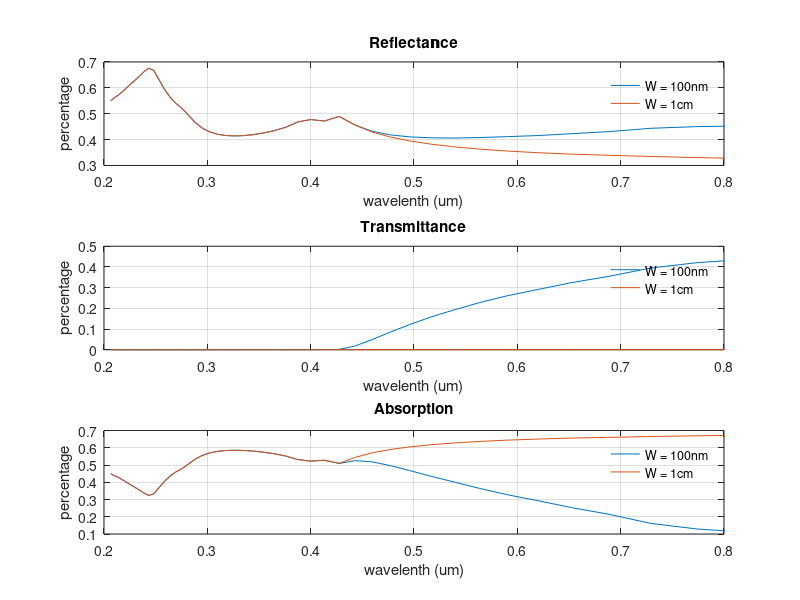

Recreate this plot in MATLAB.
clc; clearvars; close all;

%% Data import
W = [100e-9 1e-2]; % films having thicknesses of  100 nm and 1 cm
data = importdata('GaAs.txt');
lambda_um = data(:,1);
n = data(:,2);
k = data(:,3);

lambda = lambda_um*1e-6;
alpha = 4*pi.*k./lambda;
R = ((n-1).^2+k.^2)./((n+1).^2+k.^2);

%% Reflectance Calculation
subplot(311);
% Calculate for W = 100nm
thickness_index = 1;
R_sum1 = R.*(1 + ((1-R).^2.*exp(-2*alpha*W(thickness_index)))./(1-R.^2.*exp(-2*alpha*W(thickness_index))));
plot(lambda*1e6, R_sum1,'DisplayName','W = 100nm');
xlim([0.2 0.8])
hold on;

% Calculate for W = 1cm
thickness_index = 2;
R_sum2 = R.*(1 + ((1-R).^2.*exp(-2*alpha*W(thickness_index)))./(1-R.^2.*exp(-2*alpha*W(thickness_index))));
plot(lambda*1e6, R_sum2,'DisplayName','W = 1cm');
xlabel('wavelenth (um)');
ylabel('percentage');
%xlim([0.2 0.8])
title("Reflectance");
grid on;
legend();
legend box off;

%% Transmittance Calculation
subplot(312);
% Calculate for W = 100nm
thickness_index = 1;
T_sum1 = (exp(-alpha*W(thickness_index)).*(1-R).^2)./(1-R.^2.*exp(-2*alpha*W(thickness_index)));
plot(lambda*1e6, T_sum1,'DisplayName','W = 100nm');
xlim([0.2 0.8])
hold on;

% Calculate for W = 1cm
thickness_index = 2;
T_sum2 = (exp(-alpha*W(thickness_index)).*(1-R).^2)./(1-R.^2.*exp(-2*alpha*W(thickness_index)));
plot(lambda*1e6, T_sum2,'DisplayName','W = 1cm');
xlabel('wavelenth (um)');
ylabel('percentage');
title("Transmittance");
grid on;
legend();
legend box off;

%% Absorption Calculation
subplot(313);
% Calculate for W = 100nm
A_sum1 = 1 - R_sum1 - T_sum1;
plot(lambda*1e6, A_sum1,'DisplayName','W = 100nm');
xlim([0.2 0.8])
hold on;

% Calculate for W = 1cm
A_sum2 = 1 - R_sum2 - T_sum2;
plot(lambda*1e6, A_sum2,'DisplayName','W = 1cm');
xlabel('wavelenth (um)');
ylabel('percentage');
title("Absorption");
grid on;
legend();
legend box off;
